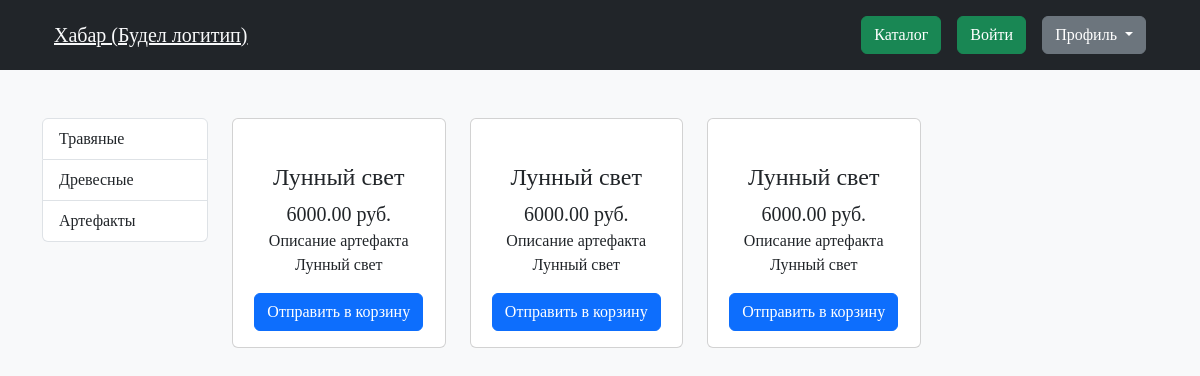
Screenshot of /products/ with the database file from the repository.
### products/models.py (models this page shows, shortened)
class ProductCategory(models.Model):
    name = models.CharField(max_length=128, unique=True)
    description = models.TextField(null=True, blank=True)

class Product(models.Model):
    name = models.CharField(max_length=256)
    description = models.TextField()
    price = models.DecimalField(max_digits=6, decimal_places=2)
    quantity = models.PositiveIntegerField(default=0)
    image = models.ImageField(upload_to="products_images")
    category = models.ForeignKey(to=ProductCategory, on_delete=models.CASCADE)

### products/views.py (the view)
# urls.py: path('products/', products, name='products'),
def products(request):
    context = {
        'title': 'Каталог мерча сталкера',
        'products': Product.objects.all(),
        'categories': ProductCategory.objects.all(),
    }
    return render(request, "products/products.html", context)

### products/templates/products/products.html (shortened to what this page needs)
{% load static %}
<!DOCTYPE html>
<html lang="ru">
<head>
    <link rel="stylesheet" href="/static/bootstrap/css/bootstrap.min.css">
    <link rel="stylesheet" href="/static/css/main.css">
</head>
<body class="bg-light">
    <header class="bg-dark p-2">
        <div class="container">
            <nav class="navbar">
                <div class="container-fluid d-flex ">
                    <a class="text-light fs-5" href="{% url 'index' %}">Хабар (Будел логитип)</a>
                    <div class="d-flex gap-3">
                        <a class="btn btn btn-success text-white" href="{% url 'products' %}">Каталог </a>
                        <a class="btn btn btn-success text-white" href="#">Войти </a>
                        <div class="dropdown">
                            <button class="btn btn-secondary dropdown-toggle" type="button" data-bs-toggle="dropdown"
                                aria-expanded="false">
                                Профиль
                            </button>
                        </div>
                    </div>
                </div>
            </nav>
        </div>
    </header>
    <div class="container">
        <div class="row mt-5 mb-5">
            <div class="col-xl-2 col-sm-2">
                <ul class="list-group">
                    {% for category in categories %}
                    <li class="list-group-item">{{ category.name }}</li>
                    {% endfor %}
                </ul>
            </div>
            <div class="col-xl-10 col-sm-10">
                <div class="row">
                    {% for product in products %}
                    <div class="col-xl-3 col-lg-4 col-sm-4">
                        <div class="card">
                            <a href="#" class="text-center">
                            </a>
                            <div class="card-body text-center">
                                <p class="card-title fs-4">{{ product.name}}</p>
                                <p class="card-subtitle fs-5">{{ product.price }} руб.</p>
                                <p class="card-text">{{ product.description }}</p>
                                <a href="#" class="btn btn-primary">Отправить в корзину</a>
                            </div>
                        </div>
                    </div>
                    {% endfor %}
                </div>
            </div>
        </div>
    </div>
</body>
</html>

### static/css/main.css (style rules this page uses)
body { min-height: 100vh; font-family: 'Roboto Slab', serif; }

### rows the page displays
ProductCategory: name "Травяные"
ProductCategory: name "Древесные"
ProductCategory: name "Артефакты"
Product: name "Лунный свет", price "6000.00", description "Описание артефакта Лунный свет"
Product: name "Лунный свет", price "6000.00", description "Описание артефакта Лунный свет"
Product: name "Лунный свет", price "6000.00", description "Описание артефакта Лунный свет"
